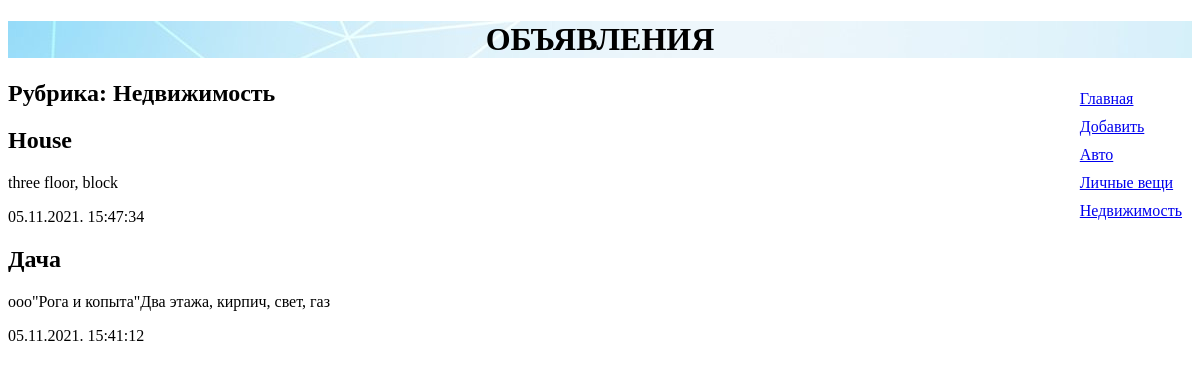
The page /bboard/2/ on the database its author committed.
### bboard/models.py (models this page shows, shortened)
class Rubric(models.Model):
    name = models.CharField(max_length=20, db_index=True, verbose_name='Название')
    class Meta:
        verbose_name_plural = 'Рубрики'
        verbose_name = 'Рубрика'
        ordering = ['name']

class Bb(models.Model):
    title = models.CharField(max_length=50, verbose_name='Товар')
    content = models.TextField(null=True, blank=True, verbose_name='Описание')
    price = models.FloatField(null=True, blank=True, verbose_name='Цена')
    published = models.DateTimeField(auto_now_add=True, db_index=True, verbose_name='Опубликовано')
    rubric = models.ForeignKey('Rubric', null=True, on_delete=models.PROTECT, verbose_name='Рубрика')
    list_display = ('title', 'content', 'price', 'published', 'rubric')
    class Meta:
        verbose_name_plural = 'Объявления'
        verbose_name = 'Объявление'
        ordering = ['-published']

### bboard/views.py (the view)
# urls.py: path('<int:rubric_id>/', by_rubric, name='by_rubric'),
def by_rubric(request, rubric_id):
    bbs = Bb.objects.filter(rubric=rubric_id)
    rubrics = Rubric.objects.all()
    current_rubric = Rubric.objects.get(pk=rubric_id)
    context = {'bbs': bbs, 'rubrics': rubrics, 'current_rubric': current_rubric}
    return render(request, 'bboard/by_rubric.html', context)

### bboard/templates/bboard/by_rubric.html (shortened to what this page needs)
{% extends 'layout/basic.html' %}
{% block content %}
<h2>Рубрика: {{ current_rubric.name }}</h2>
{% for bb in bbs %}
<div>
    <h2>{{ bb.title }}</h2>
    <p>{{ bb.content }}</p>
    <p>{{ bb.published|date:'d.m.Y. H:i:s' }}</p>
</div>
{% endfor %}
{% endblock %}

### bboard/templates/layout/basic.html (shortened to what this page needs)
{% load static %}
<!DOCTYPE html>
<html>
<head>
    <link rel="stylesheet" type="text/css" href="{% static 'bboard/style.css' %}">
</head>
<body>
    <header>
        <h1>Объявления</h1>
    </header>
    <nav>
        <a href="{% url 'index' %}">Главная</a>
        <a href="{% url 'add' %}">Добавить</a>
        {% for rubric in rubrics %}
        <a href="{% url 'by_rubric' rubric.pk %}">{{ rubric.name }}</a>
        {% endfor %}
    </nav>
    <section>
        {% block content %}
        {% endblock %}
    </section>
</body>
</html>

### bboard/static/bboard/style.css (style rules this page uses)
header h1 { font-size: 24pt; text-transform : uppercase; text-align: center; background: url("bg.jpg"); }
nav { font-size: 12pt; width: 100рх; float: right; }
nav a { display: block; margin: 10px; }
section { margin-right: 170рх; }

### rows shown on the page
Rubric: name "Авто"
Rubric: name "Личные вещи"
Rubric: name "Недвижимость"
Bb: title "House", content "three floor, block", published "05.11.2021. 15:47:34"
Bb: title "Дача", content "ооо\"Рога и копыта\"Два этажа, кирпич, свет, газ", published "05.11.2021. 15:41:12"
